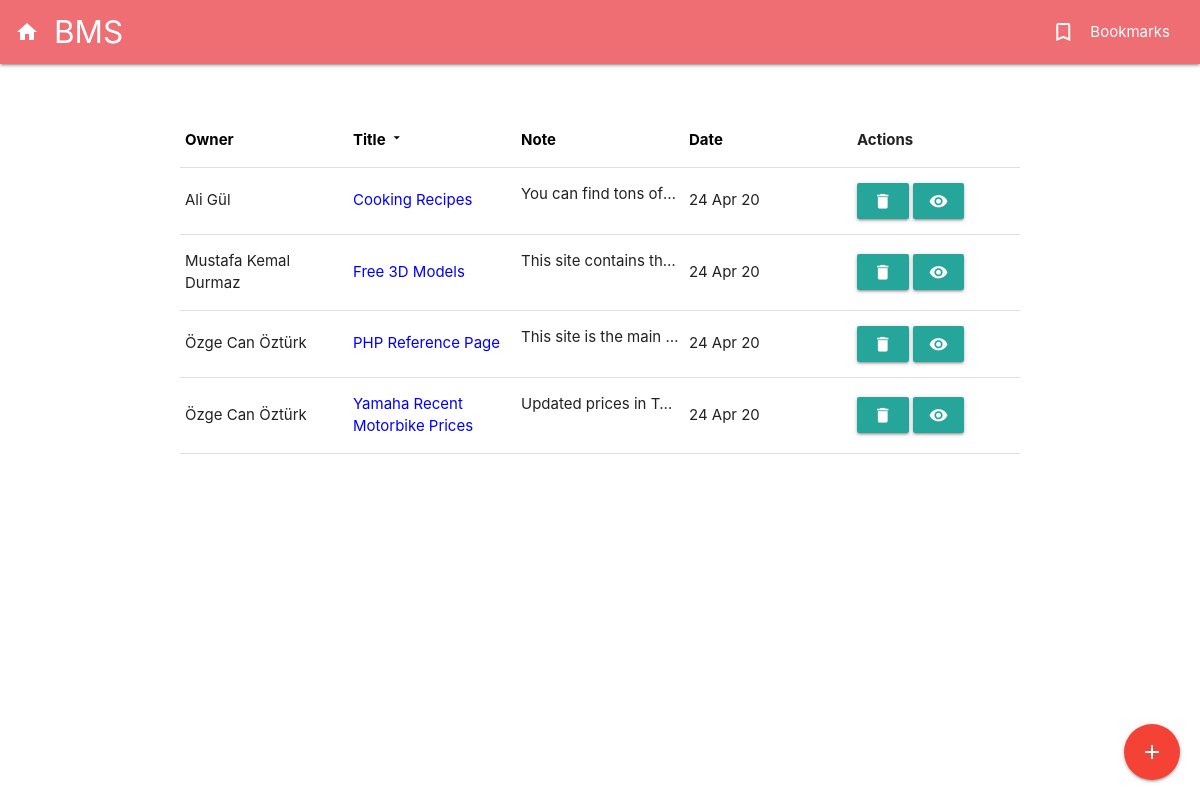
The app's page /bookmark.php?sort=title with its own data.
### tables this page shows
CREATE TABLE IF NOT EXISTS `bookmark` (
  `id` int(11) NOT NULL AUTO_INCREMENT,
  `title` varchar(256) NOT NULL,
  `url` varchar(512) NOT NULL,
  `note` text NOT NULL,
  `owner` int(11) NOT NULL,
  `created` timestamp NOT NULL DEFAULT CURRENT_TIMESTAMP,
  PRIMARY KEY (`id`),
  KEY `owner` (`owner`)
);

CREATE TABLE IF NOT EXISTS `user` (
  `id` int(11) NOT NULL AUTO_INCREMENT,
  `name` varchar(256) NOT NULL,
  `email` varchar(256) NOT NULL,
  `password` varchar(100) NOT NULL,
  `bday` date NOT NULL,
  `profile` varchar(100) NOT NULL,
  PRIMARY KEY (`id`),
  UNIQUE KEY `email` (`email`)
);

### bookmark.php (the view, shortened to what this page needs)
<?php
	require "./db.php" ;
	$sortM = $_GET["sort"];
	if ($sortM == "owner")
		$sql = "select * from bookmark order by bookmark.owner";
	else if ($sortM == "title")
		$sql = "select * from bookmark order by bookmark.title";
	$sqlU = "select * from user order by id";
	try {
		$stmt = $db->query($sql) ;
		$bookmarks = $stmt->fetchAll(PDO::FETCH_ASSOC) ;
		$stmtU = $db->query($sqlU);
		$users = $stmtU->fetchAll(PDO::FETCH_ASSOC) ;
	}catch(PDOException $ex) {
		echo $ex->getMessage() ;
		die("<p>There is Something Wrong!!</p>") ;
	}
?>
<!DOCTYPE html>
<html>
	<head>
		<link rel="stylesheet" href="https://cdnjs.cloudflare.com/ajax/libs/materialize/1.0.0/css/materialize.min.css">
</head>
<body>
	<nav>
		<div class="nav-wrapper">
			<a href="index.php" class="brand-logo"><i class="large material-icons">home</i>BMS</a>
			<ul id="nav-mobile" class="right hide-on-med-and-down">
				<li><a href="bookmark.php"><i class="material-icons left">bookmark_border</i>Bookmarks</a></li>
			</ul>
		</div>
	</nav>
	<div class="container">
		<table class="highlight">
			<tr>
				<th><a href="bookmark.php?sort=owner">Owner <?= $_GET["sort"] == "owner" ?  "<i class='tiny material-icons'>arrow_drop_down</i>" : ""?></a></th>
				<th><a href="bookmark.php?sort=title">Title <?= $_GET["sort"] == "title" ? "<i class='tiny material-icons'>arrow_drop_down</i>" : ""?></a></th>
				<th><a href="bookmark.php?sort=note">Note <?= $_GET["sort"] == "note" ? "<i class='tiny material-icons'>arrow_drop_down</i>" : ""?></a></th>
				<th><a href="bookmark.php?sort=created">Date <?= $crt != "yes" ? "" : "<i class='tiny material-icons'>arrow_drop_down</i>"?><?= $_GET["sort"] != "created" ? "" : "<i class='tiny material-icons'>arrow_drop_down</i>"?></a></th>
				<th>Actions</th>
			</tr>
			<?php foreach( $bookmarks as $bookmark) : ?>
				<tr>
				<?php foreach ($users as $user) {if($user["id"] == $bookmark["owner"]){$name = $user["name"];}}?>
				<td><?= $name ?></td>
				<td style="color: blue"><?= $bookmark["title"] ?></td>
				<td class="truncate"><?= $bookmark["note"] ?></td>
				<?php $date = new DateTime($bookmark["created"]) ?>
				<td><?= date_format($date, 'd M y')?></td>
				<td><a class="waves-effect waves-light btn" href="delete.php?id=<?= $bookmark["id"] ?>"><i class="material-icons">delete</i></a>
					<a class="waves-effect waves-light btn modal-trigger" data-target="modalView-<?= $bookmark["id"] ?>"><i class="material-icons">remove_red_eye</i></a>
				</td>
				</tr>
			<?php endforeach ; ?>
		</table>
    </div>
	<a class="btn-floating btn-large waves-effect waves-light red add modal-trigger" data-target="modalAdd"><i class="material-icons">add</i></a>
</body>
</html>

### bookmark.php (style rules this page uses)
.nav-wrapper { margin-left: 15px; margin-right: 15px; }
.container { margin-top: 50px; }
.highlight { table-layout: fixed; }
.add { position: fixed; right: 20px; bottom: 20px; }
a { color: black; }

### records on screen
bookmark: owner.name "Ali Gül", title "Cooking Recipes", note "You can find tons of…", created "24 Apr 20"
bookmark: owner.name "Mustafa Kemal Durmaz", title "Free 3D Models", note "This site contains th…", created "24 Apr 20"
bookmark: owner.name "Özge Can Öztürk", title "PHP Reference Page", note "This site is the main…", created "24 Apr 20"
bookmark: owner.name "Özge Can Öztürk", title "Yamaha Recent Motorbike Prices", note "Updated prices in T…", created "24 Apr 20"
